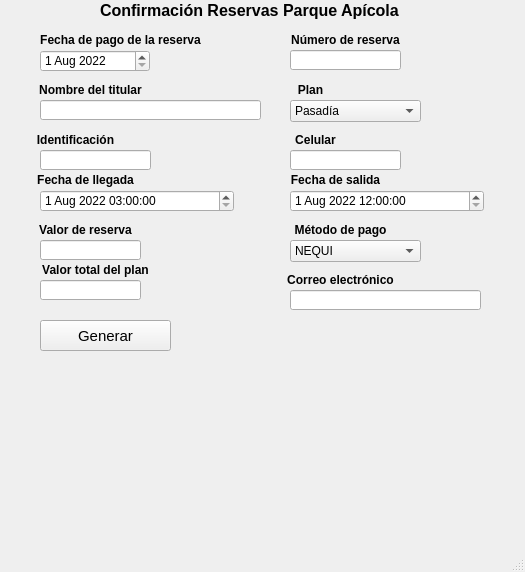
<?xml version="1.0" encoding="UTF-8"?>
<ui version="4.0">
 <class>MainWindow</class>
 <widget class="QMainWindow" name="MainWindow">
  <property name="geometry">
   <rect>
    <x>0</x>
    <y>0</y>
    <width>525</width>
    <height>572</height>
   </rect>
  </property>
  <property name="windowTitle">
   <string>MainWindow</string>
  </property>
  <widget class="QWidget" name="centralwidget">
   <widget class="QLabel" name="titleGeneral">
    <property name="geometry">
     <rect>
      <x>100</x>
      <y>0</y>
      <width>321</width>
      <height>21</height>
     </rect>
    </property>
    <property name="text">
     <string>&lt;html&gt;&lt;head/&gt;&lt;body&gt;&lt;p&gt;&lt;span style=&quot; font-size:12pt; font-weight:600;&quot;&gt;Confirmación Reservas Parque Apícola&lt;/span&gt;&lt;/p&gt;&lt;/body&gt;&lt;/html&gt;</string>
    </property>
   </widget>
   <widget class="QLabel" name="fondo">
    <property name="enabled">
     <bool>true</bool>
    </property>
    <property name="geometry">
     <rect>
      <x>80</x>
      <y>320</y>
      <width>651</width>
      <height>221</height>
     </rect>
    </property>
    <property name="text">
     <string/>
    </property>
    <property name="pixmap">
     <pixmap>imagenes/logo_pca4.png</pixmap>
    </property>
   </widget>
   <widget class="QDateEdit" name="dateReserva">
    <property name="geometry">
     <rect>
      <x>40</x>
      <y>50</y>
      <width>110</width>
      <height>22</height>
     </rect>
    </property>
    <property name="dateTime">
     <datetime>
      <hour>0</hour>
      <minute>0</minute>
      <second>0</second>
      <year>2022</year>
      <month>8</month>
      <day>1</day>
     </datetime>
    </property>
   </widget>
   <widget class="QLabel" name="titleDateReserva">
    <property name="geometry">
     <rect>
      <x>30</x>
      <y>30</y>
      <width>181</width>
      <height>21</height>
     </rect>
    </property>
    <property name="text">
     <string>&lt;html&gt;&lt;head/&gt;&lt;body&gt;&lt;p align=&quot;center&quot;&gt;&lt;span style=&quot; font-size:9pt; font-weight:600;&quot;&gt;Fecha de pago de la reserva&lt;/span&gt;&lt;/p&gt;&lt;/body&gt;&lt;/html&gt;</string>
    </property>
   </widget>
   <widget class="QLabel" name="titlenumReserva">
    <property name="geometry">
     <rect>
      <x>260</x>
      <y>30</y>
      <width>171</width>
      <height>21</height>
     </rect>
    </property>
    <property name="text">
     <string>&lt;html&gt;&lt;head/&gt;&lt;body&gt;&lt;p align=&quot;center&quot;&gt;&lt;span style=&quot; font-size:9pt; font-weight:600;&quot;&gt;Número de reserva&lt;/span&gt;&lt;/p&gt;&lt;/body&gt;&lt;/html&gt;</string>
    </property>
   </widget>
   <widget class="QLabel" name="titlenameReserva">
    <property name="geometry">
     <rect>
      <x>0</x>
      <y>80</y>
      <width>181</width>
      <height>21</height>
     </rect>
    </property>
    <property name="text">
     <string>&lt;html&gt;&lt;head/&gt;&lt;body&gt;&lt;p align=&quot;center&quot;&gt;&lt;span style=&quot; font-size:9pt; font-weight:600;&quot;&gt;Nombre del titular&lt;/span&gt;&lt;/p&gt;&lt;/body&gt;&lt;/html&gt;</string>
    </property>
   </widget>
   <widget class="QComboBox" name="boxPlan">
    <property name="geometry">
     <rect>
      <x>290</x>
      <y>100</y>
      <width>131</width>
      <height>22</height>
     </rect>
    </property>
    <item>
     <property name="text">
      <string>Pasadía</string>
     </property>
    </item>
    <item>
     <property name="text">
      <string>Ecocolmena</string>
     </property>
    </item>
    <item>
     <property name="text">
      <string>Iglú</string>
     </property>
    </item>
    <item>
     <property name="text">
      <string>Hindú</string>
     </property>
    </item>
    <item>
     <property name="text">
      <string>Pirámide</string>
     </property>
    </item>
    <item>
     <property name="text">
      <string>Castillo</string>
     </property>
    </item>
    <item>
     <property name="text">
      <string>Casa Paisa</string>
     </property>
    </item>
    <item>
     <property name="text">
      <string>Visita</string>
     </property>
    </item>
   </widget>
   <widget class="QLabel" name="titlePlan">
    <property name="geometry">
     <rect>
      <x>220</x>
      <y>80</y>
      <width>181</width>
      <height>21</height>
     </rect>
    </property>
    <property name="text">
     <string>&lt;html&gt;&lt;head/&gt;&lt;body&gt;&lt;p align=&quot;center&quot;&gt;&lt;span style=&quot; font-size:9pt; font-weight:600;&quot;&gt;Plan&lt;/span&gt;&lt;/p&gt;&lt;/body&gt;&lt;/html&gt;</string>
    </property>
   </widget>
   <widget class="QLabel" name="titleID">
    <property name="geometry">
     <rect>
      <x>30</x>
      <y>130</y>
      <width>91</width>
      <height>21</height>
     </rect>
    </property>
    <property name="text">
     <string>&lt;html&gt;&lt;head/&gt;&lt;body&gt;&lt;p align=&quot;center&quot;&gt;&lt;span style=&quot; font-size:9pt; font-weight:600;&quot;&gt;Identificación&lt;/span&gt;&lt;/p&gt;&lt;/body&gt;&lt;/html&gt;</string>
    </property>
   </widget>
   <widget class="QLineEdit" name="idReserva">
    <property name="geometry">
     <rect>
      <x>40</x>
      <y>150</y>
      <width>111</width>
      <height>20</height>
     </rect>
    </property>
   </widget>
   <widget class="QLineEdit" name="nameReserva">
    <property name="geometry">
     <rect>
      <x>40</x>
      <y>100</y>
      <width>221</width>
      <height>20</height>
     </rect>
    </property>
   </widget>
   <widget class="QLineEdit" name="numReserva">
    <property name="geometry">
     <rect>
      <x>290</x>
      <y>50</y>
      <width>111</width>
      <height>20</height>
     </rect>
    </property>
   </widget>
   <widget class="QLabel" name="titleCelular">
    <property name="geometry">
     <rect>
      <x>270</x>
      <y>130</y>
      <width>91</width>
      <height>21</height>
     </rect>
    </property>
    <property name="text">
     <string>&lt;html&gt;&lt;head/&gt;&lt;body&gt;&lt;p align=&quot;center&quot;&gt;&lt;span style=&quot; font-size:9pt; font-weight:600;&quot;&gt;Celular&lt;/span&gt;&lt;/p&gt;&lt;/body&gt;&lt;/html&gt;</string>
    </property>
   </widget>
   <widget class="QLineEdit" name="celularReserva">
    <property name="geometry">
     <rect>
      <x>290</x>
      <y>150</y>
      <width>111</width>
      <height>20</height>
     </rect>
    </property>
   </widget>
   <widget class="QLabel" name="titledateLlegada">
    <property name="geometry">
     <rect>
      <x>30</x>
      <y>170</y>
      <width>111</width>
      <height>21</height>
     </rect>
    </property>
    <property name="text">
     <string>&lt;html&gt;&lt;head/&gt;&lt;body&gt;&lt;p align=&quot;center&quot;&gt;&lt;span style=&quot; font-size:9pt; font-weight:600;&quot;&gt;Fecha de llegada&lt;/span&gt;&lt;/p&gt;&lt;/body&gt;&lt;/html&gt;</string>
    </property>
   </widget>
   <widget class="QLabel" name="titledateSalida">
    <property name="geometry">
     <rect>
      <x>280</x>
      <y>170</y>
      <width>111</width>
      <height>21</height>
     </rect>
    </property>
    <property name="text">
     <string>&lt;html&gt;&lt;head/&gt;&lt;body&gt;&lt;p align=&quot;center&quot;&gt;&lt;span style=&quot; font-size:9pt; font-weight:600;&quot;&gt;Fecha de salida&lt;/span&gt;&lt;/p&gt;&lt;/body&gt;&lt;/html&gt;</string>
    </property>
   </widget>
   <widget class="QDateTimeEdit" name="dateLlegada">
    <property name="geometry">
     <rect>
      <x>40</x>
      <y>190</y>
      <width>194</width>
      <height>22</height>
     </rect>
    </property>
    <property name="dateTime">
     <datetime>
      <hour>3</hour>
      <minute>0</minute>
      <second>0</second>
      <year>2022</year>
      <month>8</month>
      <day>1</day>
     </datetime>
    </property>
    <property name="time">
     <time>
      <hour>3</hour>
      <minute>0</minute>
      <second>0</second>
     </time>
    </property>
   </widget>
   <widget class="QDateTimeEdit" name="dateSalida">
    <property name="geometry">
     <rect>
      <x>290</x>
      <y>190</y>
      <width>194</width>
      <height>22</height>
     </rect>
    </property>
    <property name="dateTime">
     <datetime>
      <hour>12</hour>
      <minute>0</minute>
      <second>0</second>
      <year>2022</year>
      <month>8</month>
      <day>1</day>
     </datetime>
    </property>
    <property name="time">
     <time>
      <hour>12</hour>
      <minute>0</minute>
      <second>0</second>
     </time>
    </property>
   </widget>
   <widget class="QLabel" name="titlecashReserva">
    <property name="geometry">
     <rect>
      <x>30</x>
      <y>220</y>
      <width>111</width>
      <height>21</height>
     </rect>
    </property>
    <property name="text">
     <string>&lt;html&gt;&lt;head/&gt;&lt;body&gt;&lt;p align=&quot;center&quot;&gt;&lt;span style=&quot; font-size:9pt; font-weight:600;&quot;&gt;Valor de reserva&lt;/span&gt;&lt;/p&gt;&lt;/body&gt;&lt;/html&gt;</string>
    </property>
   </widget>
   <widget class="QLineEdit" name="cashReserva">
    <property name="geometry">
     <rect>
      <x>40</x>
      <y>240</y>
      <width>101</width>
      <height>20</height>
     </rect>
    </property>
   </widget>
   <widget class="QLabel" name="titletotalcashReserva">
    <property name="geometry">
     <rect>
      <x>30</x>
      <y>260</y>
      <width>131</width>
      <height>21</height>
     </rect>
    </property>
    <property name="text">
     <string>&lt;html&gt;&lt;head/&gt;&lt;body&gt;&lt;p align=&quot;center&quot;&gt;&lt;span style=&quot; font-size:9pt; font-weight:600;&quot;&gt;Valor total del plan&lt;/span&gt;&lt;/p&gt;&lt;/body&gt;&lt;/html&gt;</string>
    </property>
   </widget>
   <widget class="QLineEdit" name="cashtotalReserva">
    <property name="geometry">
     <rect>
      <x>40</x>
      <y>280</y>
      <width>101</width>
      <height>20</height>
     </rect>
    </property>
   </widget>
   <widget class="QComboBox" name="boxmetodoPago">
    <property name="geometry">
     <rect>
      <x>290</x>
      <y>240</y>
      <width>131</width>
      <height>22</height>
     </rect>
    </property>
    <item>
     <property name="text">
      <string>NEQUI</string>
     </property>
    </item>
    <item>
     <property name="text">
      <string>DAVIPLATA</string>
     </property>
    </item>
    <item>
     <property name="text">
      <string>Consignación</string>
     </property>
    </item>
    <item>
     <property name="text">
      <string>Efectivo</string>
     </property>
    </item>
   </widget>
   <widget class="QLabel" name="titlemetodoPago">
    <property name="geometry">
     <rect>
      <x>250</x>
      <y>220</y>
      <width>181</width>
      <height>21</height>
     </rect>
    </property>
    <property name="text">
     <string>&lt;html&gt;&lt;head/&gt;&lt;body&gt;&lt;p align=&quot;center&quot;&gt;&lt;span style=&quot; font-size:9pt; font-weight:600;&quot;&gt;Método de pago&lt;/span&gt;&lt;/p&gt;&lt;/body&gt;&lt;/html&gt;</string>
    </property>
   </widget>
   <widget class="QLineEdit" name="email">
    <property name="geometry">
     <rect>
      <x>290</x>
      <y>290</y>
      <width>191</width>
      <height>20</height>
     </rect>
    </property>
   </widget>
   <widget class="QLabel" name="titleEmail">
    <property name="geometry">
     <rect>
      <x>250</x>
      <y>270</y>
      <width>181</width>
      <height>21</height>
     </rect>
    </property>
    <property name="text">
     <string>&lt;html&gt;&lt;head/&gt;&lt;body&gt;&lt;p align=&quot;center&quot;&gt;&lt;span style=&quot; font-size:9pt; font-weight:600;&quot;&gt;Correo electrónico&lt;/span&gt;&lt;/p&gt;&lt;/body&gt;&lt;/html&gt;</string>
    </property>
   </widget>
   <widget class="QPushButton" name="boton_generar">
    <property name="geometry">
     <rect>
      <x>40</x>
      <y>320</y>
      <width>131</width>
      <height>31</height>
     </rect>
    </property>
    <property name="font">
     <font>
      <pointsize>11</pointsize>
     </font>
    </property>
    <property name="text">
     <string>Generar</string>
    </property>
    <property name="autoDefault">
     <bool>false</bool>
    </property>
   </widget>
   <zorder>fondo</zorder>
   <zorder>titleGeneral</zorder>
   <zorder>dateReserva</zorder>
   <zorder>titleDateReserva</zorder>
   <zorder>titlenumReserva</zorder>
   <zorder>titlenameReserva</zorder>
   <zorder>boxPlan</zorder>
   <zorder>titlePlan</zorder>
   <zorder>titleID</zorder>
   <zorder>idReserva</zorder>
   <zorder>nameReserva</zorder>
   <zorder>numReserva</zorder>
   <zorder>titleCelular</zorder>
   <zorder>celularReserva</zorder>
   <zorder>titledateLlegada</zorder>
   <zorder>titledateSalida</zorder>
   <zorder>dateLlegada</zorder>
   <zorder>dateSalida</zorder>
   <zorder>titlecashReserva</zorder>
   <zorder>cashReserva</zorder>
   <zorder>titletotalcashReserva</zorder>
   <zorder>cashtotalReserva</zorder>
   <zorder>boxmetodoPago</zorder>
   <zorder>titlemetodoPago</zorder>
   <zorder>email</zorder>
   <zorder>titleEmail</zorder>
   <zorder>boton_generar</zorder>
  </widget>
  <widget class="QMenuBar" name="menubar">
   <property name="geometry">
    <rect>
     <x>0</x>
     <y>0</y>
     <width>525</width>
     <height>21</height>
    </rect>
   </property>
  </widget>
  <widget class="QStatusBar" name="statusbar"/>
 </widget>
 <resources/>
 <connections/>
</ui>
